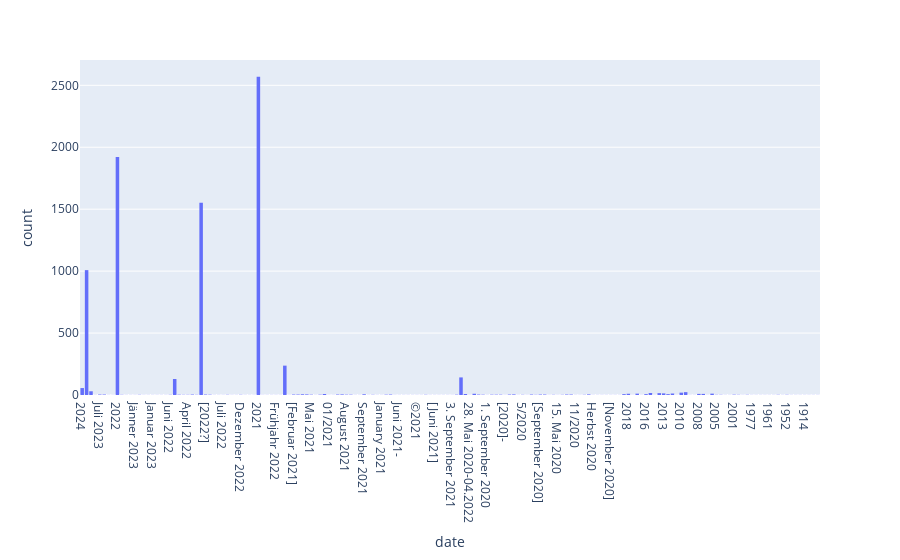

Notebook code for this chart:
### Markdown cell above
## Ein erster Eindruck (Verteilung nach Jahreszahlen):

### Code cell
#Mit der Bibliothek plotly können interaktive Graphen geplottet werden:
import plotly.express as px

fig1 = px.histogram(df, x='date') #Mit px.bar() wird jede Zeile des übergebenen DataFrames in Form eines Balken dargestellt. Die Notation wird wie folgt übergeben: dataframe, x-Achse, y-Achse.
fig1.show() #Mit der Funktion .show() wird der fertige Graph angezeigt.

### Figure 1 — Plotly figure (JSON) as saved in the notebook; plotly's stock layout.template omitted (floating-point values rounded to 4 significant figures; data arrays with more than 128 entries replaced by an {"elided": "..."} marker saying what was removed)
{"data": [{"alignmentgroup": "True", "bingroup": "x", "hovertemplate": "date=%{x}<br>count=%{y}<extra></extra>", "legendgroup": "", "marker": {"color": "#636efa", "pattern": {"shape": ""}}, "name": "", "offsetgroup": "", "orientation": "v", "showlegend": false, "type": "histogram", "x": {"elided": "8100 str values"}, "xaxis": "x", "yaxis": "y"}], "layout": {"autosize": true, "barmode": "relative", "legend": {"tracegroupgap": 0}, "margin": {"t": 60}, "xaxis": {"anchor": "y", "autorange": true, "domain": [0, 1], "range": [-0.5, 167.5], "title": {"text": "date"}, "type": "category"}, "yaxis": {"anchor": "x", "autorange": true, "domain": [0, 1], "range": [0, 2704.0], "title": {"text": "count"}}}}
